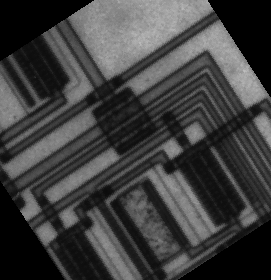
%> input picture EdgeDetectLine/circuit.png, 271 x 280 px
$ octave --eval "EdgeDetectLine;"   (GNU Octave 9; MATLAB toolbox functions it lacks are replaced by stand-ins)
%> lines starting %> are read from the running program, lines starting %| are printed output that depends on the picture

function EdgeDetectLine
I = imread('circuit.png');
%> I is the input picture: size 280x271x3 uint8; min 0, max 191, mean 63
I = rgb2gray(I);
%> I: size 280x271 uint8
I = im2double(I);
%> I: size 280x271 double
%imwrite(I, 'circuitgray.jpg');
I_edge = edge(I);
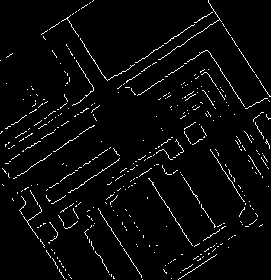
%> I_edge: size 280x271 logical; 3.4% white in thin lines or dots
k=5;
%imwrite(I_edge, 'edgeout.jpg');
[H, theta, rho] = hough(I_edge);
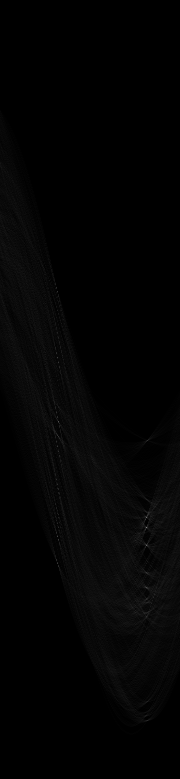
%> H: size 779x180 double; min 0, max 134, mean 3.3
%> theta = 180 values from -90 to 89; rho = 779 values from -389 to 389
%nhoodsize = uint8(0.1*size(H)/50);
peaks = houghpeaks(H, k);
%> peaks = [528 147; 518 147; 546 147; 422 59; 588 147]
lines = houghlines(I_edge, theta, rho, peaks, 'FillGap', 100);
%> lines = 5 lines; point1 to point2 (x, y): (55, 27) to (203, 264), (253, 70) to (28, 222), (220, 20) to (7, 164), (230, 35) to (17, 178), (212, 13) to (10, 149)
figure
imshow(I_edge)
hold on
for k=1:length(lines)
    xy=[lines(k).point1;lines(k).point2];
    plot(xy(:,1),xy(:,2),'LineWidth',1,'Color','red');
end
%> this loop made 5 passes
%> xy on passes 1 to 5: [220 20; 7 164], [212 13; 10 149], [230 35; 17 178], [55 27; 203 264], [253 70; 28 222]
%> `EdgeDetectLine;`:
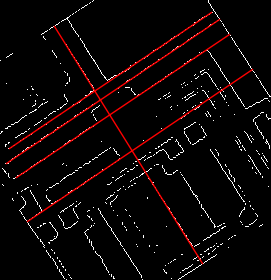
%> figure redrawn from the program's plot data
end
